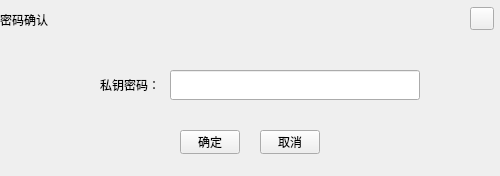
<?xml version="1.0" encoding="UTF-8"?>
<ui version="4.0">
 <class>ImportEnterPwdDialog</class>
 <widget class="QDialog" name="ImportEnterPwdDialog">
  <property name="geometry">
   <rect>
    <x>0</x>
    <y>0</y>
    <width>500</width>
    <height>176</height>
   </rect>
  </property>
  <property name="windowTitle">
   <string>Dialog</string>
  </property>
  <widget class="QLineEdit" name="pkPwdLineEdit">
   <property name="geometry">
    <rect>
     <x>170</x>
     <y>70</y>
     <width>250</width>
     <height>30</height>
    </rect>
   </property>
   <property name="font">
    <font>
     <family>Microsoft YaHei UI Light</family>
    </font>
   </property>
   <property name="contextMenuPolicy">
    <enum>Qt::DefaultContextMenu</enum>
   </property>
   <property name="echoMode">
    <enum>QLineEdit::Password</enum>
   </property>
  </widget>
  <widget class="QToolButton" name="closeBtn">
   <property name="geometry">
    <rect>
     <x>470</x>
     <y>7</y>
     <width>24</width>
     <height>23</height>
    </rect>
   </property>
   <property name="cursor">
    <cursorShape>PointingHandCursor</cursorShape>
   </property>
   <property name="focusPolicy">
    <enum>Qt::NoFocus</enum>
   </property>
   <property name="styleSheet">
    <string notr="true"/>
   </property>
   <property name="text">
    <string/>
   </property>
  </widget>
  <widget class="QToolButton" name="okBtn">
   <property name="geometry">
    <rect>
     <x>180</x>
     <y>130</y>
     <width>60</width>
     <height>24</height>
    </rect>
   </property>
   <property name="font">
    <font>
     <family>Microsoft YaHei UI Light</family>
    </font>
   </property>
   <property name="cursor">
    <cursorShape>PointingHandCursor</cursorShape>
   </property>
   <property name="focusPolicy">
    <enum>Qt::NoFocus</enum>
   </property>
   <property name="styleSheet">
    <string notr="true"/>
   </property>
   <property name="text">
    <string>确定</string>
   </property>
  </widget>
  <widget class="QToolButton" name="cancelBtn">
   <property name="geometry">
    <rect>
     <x>260</x>
     <y>130</y>
     <width>60</width>
     <height>24</height>
    </rect>
   </property>
   <property name="font">
    <font>
     <family>Microsoft YaHei UI Light</family>
    </font>
   </property>
   <property name="cursor">
    <cursorShape>PointingHandCursor</cursorShape>
   </property>
   <property name="focusPolicy">
    <enum>Qt::NoFocus</enum>
   </property>
   <property name="styleSheet">
    <string notr="true"/>
   </property>
   <property name="text">
    <string>取消</string>
   </property>
  </widget>
  <widget class="QLabel" name="label_9">
   <property name="geometry">
    <rect>
     <x>60</x>
     <y>70</y>
     <width>100</width>
     <height>30</height>
    </rect>
   </property>
   <property name="font">
    <font>
     <family>Microsoft YaHei UI Light</family>
     <stylestrategy>PreferDefault</stylestrategy>
    </font>
   </property>
   <property name="text">
    <string>私钥密码：</string>
   </property>
   <property name="alignment">
    <set>Qt::AlignRight|Qt::AlignTrailing|Qt::AlignVCenter</set>
   </property>
   <property name="wordWrap">
    <bool>true</bool>
   </property>
  </widget>
  <widget class="QLabel" name="title_Label">
   <property name="geometry">
    <rect>
     <x>0</x>
     <y>0</y>
     <width>500</width>
     <height>40</height>
    </rect>
   </property>
   <property name="text">
    <string>密码确认</string>
   </property>
  </widget>
  <zorder>title_Label</zorder>
  <zorder>pkPwdLineEdit</zorder>
  <zorder>closeBtn</zorder>
  <zorder>okBtn</zorder>
  <zorder>cancelBtn</zorder>
  <zorder>label_9</zorder>
 </widget>
 <resources/>
 <connections/>
</ui>
